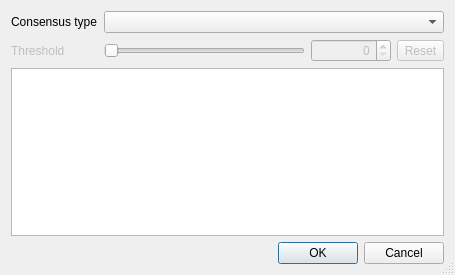
<?xml version="1.0" encoding="UTF-8"?>
<ui version="4.0">
 <class>ConsensusSelectorDialog</class>
 <widget class="QDialog" name="ConsensusSelectorDialog">
  <property name="geometry">
   <rect>
    <x>0</x>
    <y>0</y>
    <width>455</width>
    <height>275</height>
   </rect>
  </property>
  <property name="windowTitle">
   <string>Consensus representation</string>
  </property>
  <property name="toolTip">
   <string>Select consensus representation scheme</string>
  </property>
  <property name="statusTip">
   <string>Select consensus representation scheme</string>
  </property>
  <property name="sizeGripEnabled">
   <bool>true</bool>
  </property>
  <property name="modal">
   <bool>true</bool>
  </property>
  <layout class="QVBoxLayout" name="verticalLayout">
   <item>
    <layout class="QGridLayout" name="gridLayout">
     <item row="0" column="0">
      <widget class="QLabel" name="label">
       <property name="text">
        <string>Consensus type</string>
       </property>
      </widget>
     </item>
     <item row="0" column="1" colspan="3">
      <widget class="QComboBox" name="consensusCombo">
       <property name="sizePolicy">
        <sizepolicy hsizetype="Expanding" vsizetype="Fixed">
         <horstretch>0</horstretch>
         <verstretch>0</verstretch>
        </sizepolicy>
       </property>
      </widget>
     </item>
     <item row="1" column="0">
      <widget class="QLabel" name="thresholdLabel">
       <property name="enabled">
        <bool>false</bool>
       </property>
       <property name="text">
        <string>Threshold</string>
       </property>
      </widget>
     </item>
     <item row="1" column="1">
      <widget class="QSlider" name="thresholdSlider">
       <property name="enabled">
        <bool>false</bool>
       </property>
       <property name="tracking">
        <bool>true</bool>
       </property>
       <property name="orientation">
        <enum>Qt::Horizontal</enum>
       </property>
       <property name="tickPosition">
        <enum>QSlider::NoTicks</enum>
       </property>
       <property name="tickInterval">
        <number>10</number>
       </property>
      </widget>
     </item>
     <item row="1" column="2">
      <widget class="QSpinBox" name="thresholdSpin">
       <property name="enabled">
        <bool>false</bool>
       </property>
       <property name="minimumSize">
        <size>
         <width>80</width>
         <height>0</height>
        </size>
       </property>
       <property name="alignment">
        <set>Qt::AlignRight|Qt::AlignTrailing|Qt::AlignVCenter</set>
       </property>
       <property name="buttonSymbols">
        <enum>QAbstractSpinBox::UpDownArrows</enum>
       </property>
      </widget>
     </item>
     <item row="1" column="3">
      <widget class="QToolButton" name="thresholdDefaultButton">
       <property name="enabled">
        <bool>false</bool>
       </property>
       <property name="toolTip">
        <string>Reset to default value</string>
       </property>
       <property name="text">
        <string>Reset</string>
       </property>
       <property name="icon">
        <iconset resource="../../../../U2Gui/U2Gui.qrc">
         <normaloff>:/core/images/arrow_rotate_clockwise.png</normaloff>:/core/images/arrow_rotate_clockwise.png</iconset>
       </property>
      </widget>
     </item>
    </layout>
   </item>
   <item>
    <widget class="QTextEdit" name="descriptionEdit">
     <property name="readOnly">
      <bool>true</bool>
     </property>
    </widget>
   </item>
   <item>
    <layout class="QHBoxLayout" name="horizontalLayout">
     <item>
      <spacer name="horizontalSpacer">
       <property name="orientation">
        <enum>Qt::Horizontal</enum>
       </property>
       <property name="sizeHint" stdset="0">
        <size>
         <width>40</width>
         <height>20</height>
        </size>
       </property>
      </spacer>
     </item>
     <item>
      <widget class="QPushButton" name="okButton">
       <property name="text">
        <string>OK</string>
       </property>
      </widget>
     </item>
     <item>
      <widget class="QPushButton" name="cancelButton">
       <property name="text">
        <string>Cancel</string>
       </property>
      </widget>
     </item>
    </layout>
   </item>
  </layout>
 </widget>
 <resources>
  <include location="../../../../U2Gui/U2Gui.qrc"/>
 </resources>
 <connections>
  <connection>
   <sender>cancelButton</sender>
   <signal>clicked()</signal>
   <receiver>ConsensusSelectorDialog</receiver>
   <slot>reject()</slot>
   <hints>
    <hint type="sourcelabel">
     <x>338</x>
     <y>173</y>
    </hint>
    <hint type="destinationlabel">
     <x>192</x>
     <y>97</y>
    </hint>
   </hints>
  </connection>
  <connection>
   <sender>okButton</sender>
   <signal>clicked()</signal>
   <receiver>ConsensusSelectorDialog</receiver>
   <slot>accept()</slot>
   <hints>
    <hint type="sourcelabel">
     <x>257</x>
     <y>173</y>
    </hint>
    <hint type="destinationlabel">
     <x>192</x>
     <y>97</y>
    </hint>
   </hints>
  </connection>
 </connections>
</ui>
